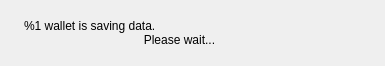
<?xml version="1.0" encoding="UTF-8"?>
<ui version="4.0">
      <class>ExitWidget</class>
      <widget class="QWidget" name="ExitWidget">
            <property name="geometry">
                  <rect>
                        <x>0</x>
                        <y>0</y>
                        <width>385</width>
                        <height>66</height>
                  </rect>
            </property>
            <property name="windowTitle">
                  <string>Saving data</string>
            </property>
            <layout class="QHBoxLayout" name="horizontalLayout" stretch="0,1">
                  <item>
                        <widget class="QLabel" name="m_clockLabel">
                              <property name="text">
                                    <string/>
                              </property>
                        </widget>
                  </item>
                  <item>
                        <widget class="QLabel" name="m_label">
                              <property name="text">
                                    <string>%1 wallet is saving data.
                                    Please wait...</string>
                              </property>
                        </widget>
                  </item>
            </layout>
      </widget>
      <resources/>
      <connections/>
</ui>
